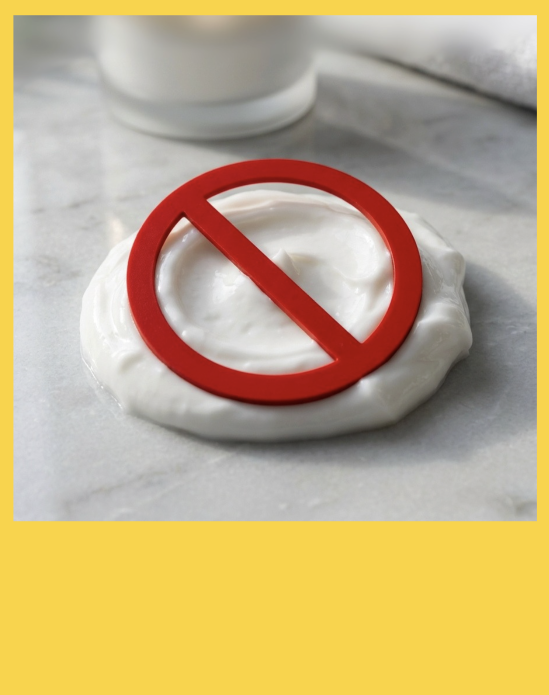
#> input picture retinol_base_6.jpg, 1098 x 1390 px, found by its file name (shown at 1/2 size)
$ python generate_retinol6_all.py
#> lines starting #> are read from the running program, lines starting #| are printed output that depends on the picture
#!/usr/bin/env python3
import csv as _csv
from PIL import Image, ImageDraw, ImageFont
from pathlib import Path

BASE    = Path("/Users/lunahansen/Desktop/Claude ads/retinol_base_6.jpg")
OUT_DIR = Path("/Users/lunahansen/Desktop/Claude ads/output/retinol_6")
OUT_DIR.mkdir(parents=True, exist_ok=True)

FONT_BOLD = "/Users/lunahansen/Desktop/Claude ads/OpenSans-Bold-700.ttf"

DARK = (20, 20, 20)

IMG_W = 1098

# Yellow text area
GREY_TOP    = 1058
GREY_BOTTOM = 1360
TEXT_LEFT   = 55
TEXT_RIGHT  = 1043
MAX_W       = TEXT_RIGHT - TEXT_LEFT
TEXT_SIZE   = 54

REVIEWS = []
with open(Path(__file__).parent / "reviews_retinol.csv", newline='', encoding='utf-8') as _f:
#> (reads reviews_retinol.csv from the repository)
    for _r in _csv.DictReader(_f):
        REVIEWS.append({
            "headline":    _r["headline"],
            "subheadline": _r["subheadline"],
            "out":         _r["out"],
        })

def wrap_text(draw, text, font, max_width):
    words = text.split(' ')
    lines, current = [], ''
    for word in words:
        test = (current + ' ' + word).strip()
        if draw.textlength(test, font=font) <= max_width:
            current = test
        else:
            if current:
                lines.append(current)
            current = word
    if current:
        lines.append(current)
    return '\n'.join(lines)

for r in REVIEWS:
    img = Image.open(BASE)
#> img is the input picture: PIL image 1098x1390 RGBA; mean R, G, B, A 195, 174.5, 131.5, 255
    icc = img.info.get("icc_profile")
    img = img.convert("RGB")
#> img: PIL image 1098x1390 RGB
    draw = ImageDraw.Draw(img)

    # Combine headline + subheadline
    parts = [p for p in [r["headline"], r["subheadline"]] if p.strip()]
    combined = " ".join(parts)

    grey_h = GREY_BOTTOM - GREY_TOP
    for size in range(TEXT_SIZE, 20, -1):
        font_tx = ImageFont.truetype(FONT_BOLD, size=size)
        wrapped = wrap_text(draw, combined, font_tx, MAX_W)
        bbox = draw.multiline_textbbox((TEXT_LEFT, 0), wrapped, font=font_tx, spacing=14)
        text_h = bbox[3] - bbox[1]
        if text_h <= grey_h:
            break
#> this loop made 1 pass
#> (bbox, text_h) on pass 1: ((55, 4, 888, 192), 188)

    # Vertically center text in yellow area with slight upward nudge
    text_y = GREY_TOP + (grey_h - text_h) // 2 - 18
#> text_y = 1097
    draw.multiline_text((TEXT_LEFT, text_y), wrapped, font=font_tx,
                        fill=DARK, spacing=14)

    out_path = OUT_DIR / r["out"]
    save_kwargs = {"quality": 100, "subsampling": 0}
    if icc:
        save_kwargs["icc_profile"] = icc
    img.save(out_path, **save_kwargs)
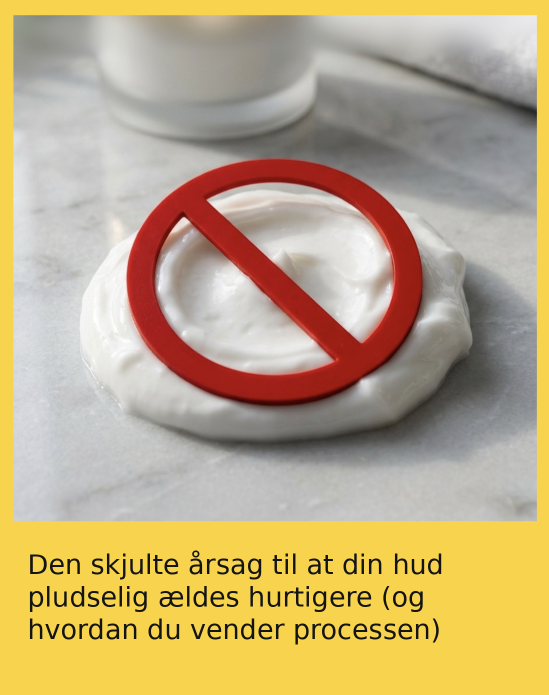
#> saved as 1_retinol_1.jpg: PIL image 1098x1390 RGB (shown at 1/2 size); mean R, G, B 191, 171.1, 130.5
    print(f"Saved: {out_path}")

print(f"\nDone! {len(REVIEWS)} images saved to {OUT_DIR}")
